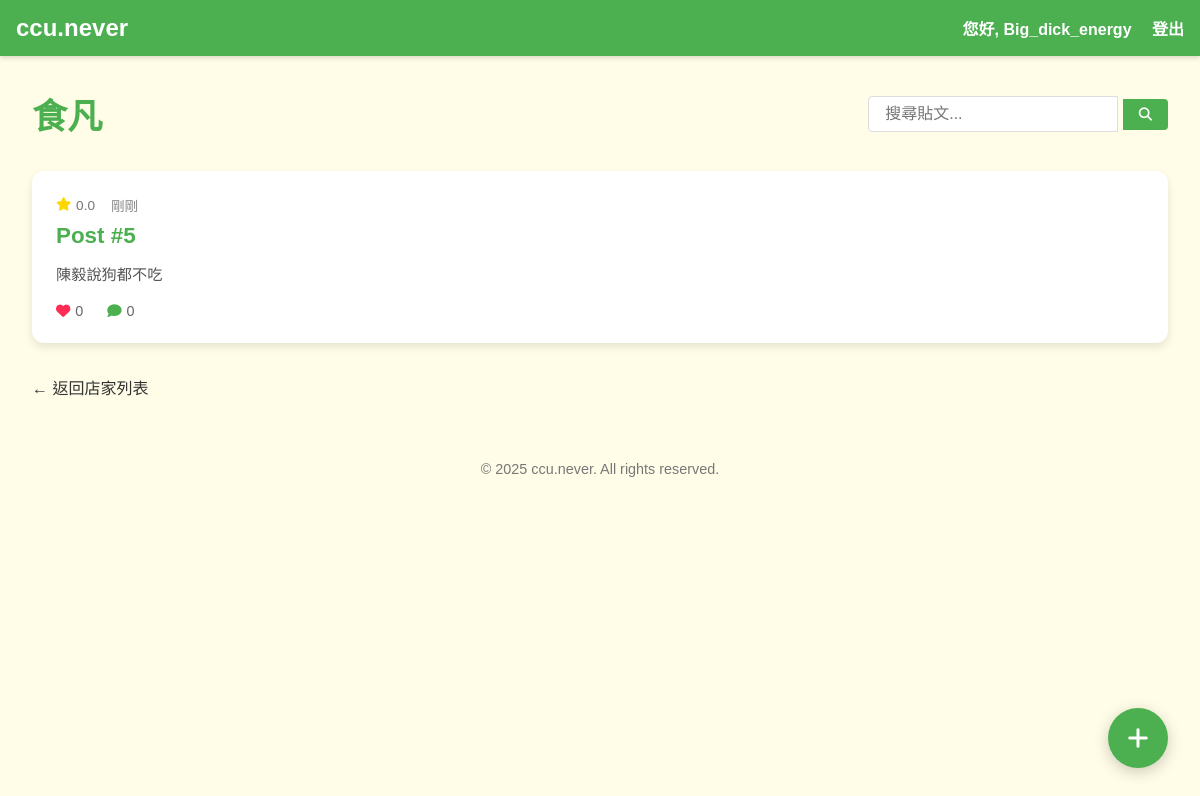
Screenshot of /establishment/3 (signed in) with the database file from the repository.
### app.py (models this page shows)
class Establishment(db.Model):
    id = db.Column(db.Integer, primary_key=True)
    name = db.Column(db.String(100), unique=True, nullable=False)

class Post(db.Model):
    id = db.Column(db.Integer, primary_key=True)
    establishment_id = db.Column(db.Integer, db.ForeignKey("establishment.id"), nullable=False)
    content = db.Column(db.Text, nullable=False)
    likes = db.Column(db.Integer, default=0)
    establishment = db.relationship("Establishment", backref=db.backref("posts", lazy=True))
    @property
    def title(self):
        return f"Post #{self.id}"
    @property
    def rating(self):
        return 0.0
    @property
    def comment_count(self):
        return Comment.query.filter_by(post_id=self.id).count()
    @property
    def time_since(self):
        now = datetime.utcnow()
        return "剛剛"

### app.py (the view)
@app.route("/establishment/<int:est_id>")
def show_establishment(est_id):
    establishment = Establishment.query.get_or_404(est_id)
    posts = Post.query.filter_by(establishment_id=est_id).order_by(Post.likes.desc()).all()
    search_query = request.args.get('search', '')
    if search_query:
        posts = [p for p in posts if search_query.lower() in p.content.lower()]
    return render_template("establishment.html", establishment=establishment, posts=posts, search_query=search_query)

### templates/establishment.html (shortened to what this page needs)
<!DOCTYPE html>
<html lang="zh-TW">
  <head>
    <link rel="stylesheet" href="{{ url_for('static', filename='styles/main.css') }}">
    <link rel="stylesheet" href="https://cdnjs.cloudflare.com/ajax/libs/font-awesome/6.4.0/css/all.min.css">
  </head>
  <body>
    <nav class="navbar">
      <a href="{{ url_for('home') }}" class="logo">ccu.never</a>
      <div class="nav-links">
        {% if session['user_id'] %}
          <span>您好, {{ session['username'] }}</span>
          <a href="{{ url_for('logout') }}">登出</a>
        {% else %}
          <a href="{{ url_for('login') }}">登入</a>
          <a href="{{ url_for('register') }}">註冊</a>
        {% endif %}
      </div>
    </nav>
    <button id="create-post-btn" class="floating-button" aria-label="新增貼文">
      <i class="fas fa-plus"></i>
    </button>
    <div class="establishment-container">
      <div class="establishment-header">
        <h1>{{ establishment.name }}</h1>
        <div class="post-search">
          <form action="{{ url_for('show_establishment', est_id=establishment.id) }}" method="GET">
            <input type="text" name="search" placeholder="搜尋貼文..." value="{{ search_query }}">
            <button type="submit"><i class="fas fa-search"></i></button>
          </form>
        </div>
      </div>
      <div class="posts-container">
        {% if posts %}
          <div class="posts-list">
            {% for post in posts %}
              <div class="post-card" data-post-id="{{ post.id }}">
                <div class="post-meta-info">
                  <div class="post-rating">
                    <i class="fas fa-star"></i> <span>{{ post.rating }}</span>
                  </div>
                  <div class="post-time">{{ post.time_since }}</div>
                </div>
                <h3 class="post-title">{% if post.title %}{{ post.title }}{% else %}Post #{{ post.id }}{% endif %}</h3>
                <div class="post-preview">
                  <p>{{ post.content[:100] }}{% if post.content|length > 100 %}...{% endif %}</p>
                </div>
                <div class="post-stats">
                  <div class="post-likes">
                    <i class="fas fa-heart"></i> <span>{{ post.likes }}</span>
                  </div>
                  <div class="post-comments">
                    <i class="fas fa-comment"></i> <span>{{ post.comment_count }}</span>
                  </div>
                </div>
              </div>
            {% endfor %}
          </div>
        {% else %}
          <div class="no-posts">
            <p>目前沒有關於此店家的評論。成為第一個分享體驗的人！</p>
          </div>
        {% endif %}
      </div>
      <div class="back-link">
        <a href="{{ url_for('list_establishments') }}" class="btn-back">← 返回店家列表</a>
      </div>
    </div>
    <footer>
      <p>© 2025 ccu.never. All rights reserved.</p>
    </footer>
  </body>
</html>

### static/styles/main.css (style rules this page uses)
* { box-sizing: border-box; }
html, body { margin: 0; padding: 0; font-family: "Noto Sans TC", "Microsoft JhengHei", sans-serif; color: #333; }
body { background-color: #FFFDE7; min-height: 100vh; overflow-y: scroll; }
:root { --color-primary: #FFC107; --color-secondary: #4CAF50; --color-bg: #F5F5F5; --color-accent: #FF5722; --color-text-dark: #333; --color-text-light: #fff; --navbar-height: 56px; --card-shadow: 0 4px 8px rgba(0, 0, 0, 0.1); --card-radius: 12px; --heart-color: #ff2d55; }
.navbar { position: sticky; top: 0; width: 100%; z-index: 999; display: flex; justify-content: space-between; align-items: center; background: var(--color-secondary); padding: 0.75rem 1rem; box-shadow: 0 2px 5px rgba(0, 0, 0, 0.15); height: var(--navbar-height); }
.navbar .logo { font-size: 1.5rem; font-weight: bold; color: var(--color-text-light); text-decoration: none; }
.navbar .nav-links a, .navbar .nav-links span { color: var(--color-text-light); text-decoration: none; margin-left: 1rem; font-weight: 600; }
footer { padding: 1rem; text-align: center; font-size: 0.9rem; color: #777; margin-top: 0; }
.establishment-container { max-width: 1200px; margin: 0 auto; padding: 2rem; }
.establishment-header { display: flex; justify-content: space-between; align-items: center; margin-bottom: 2rem; flex-wrap: wrap; }
.establishment-header h1 { color: var(--color-secondary); margin: 0; font-size: 2.2rem; }
.post-search { display: flex; align-items: center; }
.post-search input { padding: 0.5rem 1rem; border: 1px solid #ddd; border-radius: 4px 0 0 4px; font-size: 1rem; width: 250px; }
.post-search button { background: var(--color-secondary); color: white; border: none; padding: 0.5rem 1rem; border-radius: 0 4px 4px 0; cursor: pointer; }
.posts-container { display: grid; gap: 2rem; }
.posts-list { display: grid; gap: 1.5rem; }
.post-card { background: white; border-radius: var(--card-radius); box-shadow: var(--card-shadow); padding: 1.5rem; transition: transform 0.3s, box-shadow 0.3s; }
.post-title { margin: 0; font-size: 1.3rem; color: var(--color-secondary); }
.back-link { margin-top: 2rem; }
.btn-back { color: var(--color-text-dark); text-decoration: none; display: inline-flex; align-items: center; gap: 0.5rem; transition: color 0.3s; }
.floating-button { position: fixed; bottom: 2rem; right: 2rem; width: 60px; height: 60px; border-radius: 50%; background: var(--color-secondary); color: white; display: flex; align-items: center; justify-content: center; font-size: 1.5rem; box-shadow: 0 4px 15px rgba(0, 0, 0, 0.2); border: none; cursor: pointer; z-index: 990; transition: transform 0.3s, background-color 0.3s; }
.post-card { position: relative; padding: 1.5rem; cursor: pointer; }
.post-meta-info { display: flex; align-items: center; gap: 1rem; margin-bottom: 0.5rem; font-size: 0.85rem; color: #777; }
.post-rating { display: flex; align-items: center; gap: 0.3rem; }
.post-rating i { color: #FFD700; }
.post-time { color: #888; }
.post-title { font-size: 1.4rem; margin: 0.5rem 0 0.8rem; color: var(--color-secondary); }
.post-preview { font-size: 0.95rem; margin-bottom: 1rem; color: #555; line-height: 1.5; }
.post-stats { display: flex; align-items: center; gap: 1.5rem; font-size: 0.9rem; color: #666; }
.post-likes, .post-comments { display: flex; align-items: center; gap: 0.3rem; }
.post-likes i { color: var(--heart-color); }
.post-comments i { color: var(--color-secondary); }

### rows the page displays
Establishment: name "食凡"
Post: rating "0.0", time_since "剛剛", title "Post #5", content "陳毅說狗都不吃", likes "0", comment_count "0"

### other values shown
{{ session['username'] }} "Big_dick_energy"
